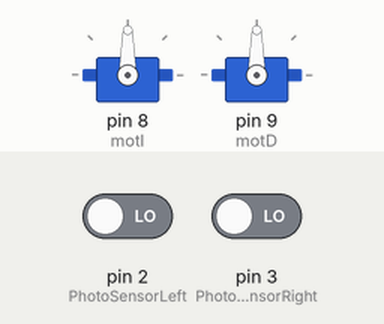
The sketch below on a simulated Arduino Uno, built with avr-gcc and run on an emulated ATmega328P. On the bench: 2 × servo. The inputs (shaded band) are chosen by the test bench; at power-on: pin 2 (PhotoSensorLeft) LOW, pin 3 (PhotoSensorRight) LOW.

Above: at 1.2 s.
1.3 s: pin 2 (PhotoSensorLeft) driven HIGH
At 1.8 s:
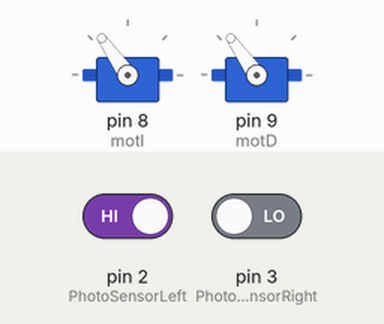
4.3 s: pin 3 (PhotoSensorRight) driven HIGH
At 4.81 s:
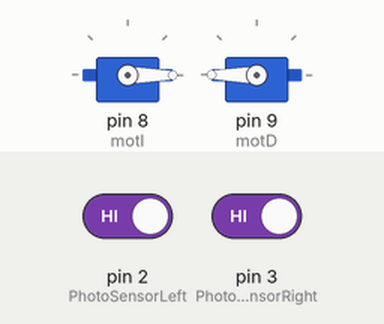
7.3 s: pin 2 (PhotoSensorLeft) driven LOW
At 7.81 s:
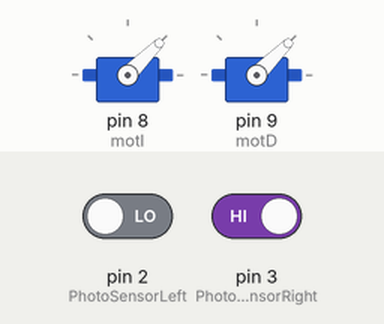
10.3 s: pin 3 (PhotoSensorRight) driven LOW
At 11.2 s:
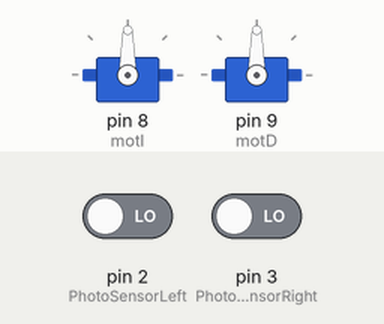
Timing chart, 0 to 12.8 s (numbered marks = the images above; inputs shaded):
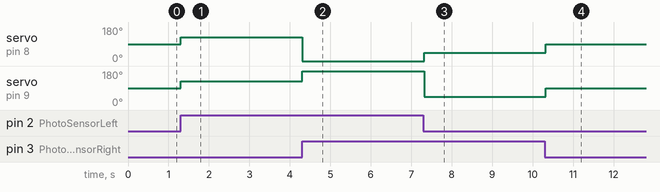

Measured:
- after the input at 1.3 s, servo on pin 8 (motI), servo on pin 9 (motD): 90° → 125° at once
- after the input at 4.3 s, servo on pin 8 (motI): 125° → 0° at once; servo on pin 9 (motD): 125° → 180° at once
- after the input at 7.3 s, servo on pin 8 (motI): 0° → 45° at once; servo on pin 9 (motD): 180° → 45° at once
- after the input at 10.3 s, servo on pin 8 (motI), servo on pin 9 (motD): 45° → 90° at once

The sketch:

Practica7-ej1.ino
```cpp
#include <Servo.h>
const int motD = 9; // pin motor derecho
const int motI = 8; // pin motor izquierdo
Servo servoIzq;
Servo servoDer;
const int PhotoSensorLeft = 2; // pin del Arduino conectado al sensor óptico Izquierdo
const int PhotoSensorRight = 3; // pin del Arduino conectado al sensor óptico Derecho
// constantes
const int BLANCO = 0;
const int NEGRO = 1;

/**
 * Metodo que inicializa los pines y variables
 */
void setup(){
  // put your setup code here, to run once:
  pinMode(motD, OUTPUT);
  pinMode(motI, OUTPUT);
  pinMode(PhotoSensorLeft,INPUT);
  pinMode(PhotoSensorRight,INPUT);
  servoIzq.attach(motI);
  servoDer.attach(motD);

}

/**
 * Metodo que se repite en bucle
 */
void loop() {

    int valLeft = digitalRead(PhotoSensorLeft);
    int valRight = digitalRead(PhotoSensorRight);

    //Hacia delante
    if (valLeft == NEGRO && valRight == NEGRO) {
        alante(100);
    }
    //Hacia la izquierda
    else if (valLeft == NEGRO && valRight == BLANCO) {
        derecha(100);
    }
    //Hacia la derecha
    else if (valLeft == BLANCO && valRight == NEGRO) {
        izquierda(100);
    }

       para();

  }

/**
 * Metodo que hace que el robot avance
 */
void para() {
    servoIzq.write(90);
    servoDer.write(90);
}

/**
 * Metodo que hace que el robot avance
 */
void alante(int del) {
    servoIzq.write(0);
    servoDer.write(180);
    delay(del);
}

/**
 * Metodo que hace que el robot gire a la derecha
 */
void derecha (int del) {
    servoIzq.write(125);
    servoDer.write(125);
    delay(del);
}

/**
 * Metodo que hace que el robot gire a la izquierda
 */
void izquierda(int del) {
    servoIzq.write(45);
    servoDer.write(45);
    delay(del);
  }
```
